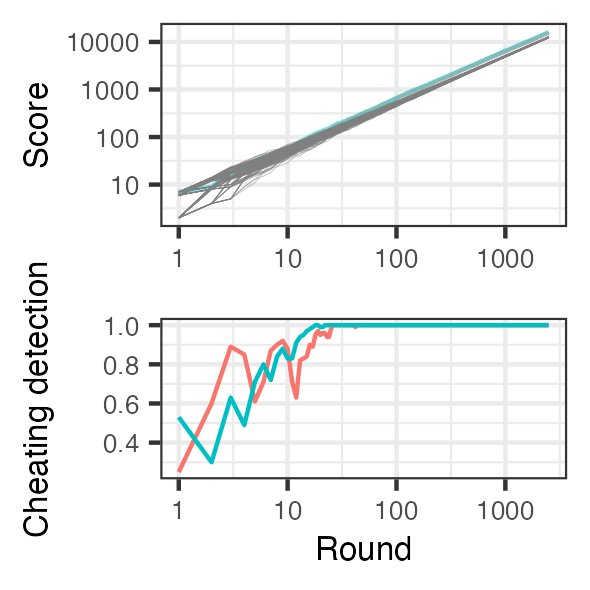

This figure's R source:
library(tidyverse)

input <- readLines("Day2/input.txt")

# part1 ####

rules <- c(RR = 1+3, RP = 2+6, RS = 3+0,
           PR = 1+0, PP = 2+3, PS = 3+6,
           SR = 1+6, SP = 2+0, SS = 3+3)

part1 <- function(input) {
  games <- input %>% str_replace_all(c("A"="R","B"="P","C"="S",
                                       "X"="R","Y"="P","Z"="S")) %>%
    str_remove_all(" ")

  points <- recode(games,!!!rules)
  sum(points)
}
part1(input)


# part2 ####
part2 <- function(input) {
  games <- input %>% str_replace_all(c("A"="R","B"="P","C"="S"))%>%
    str_remove_all(" ")

  strategy <- c(RX = "RS", RY = "RR", RZ = "RP",
                PX = "PR", PY = "PP", PZ = "PS",
                SX = "SP", SY = "SS", SZ = "SR")

  recode(games,!!!strategy) %>%
    recode(!!!rules) %>% sum()
}

part2(input)


# other solution
part1 <- function(input) {
  get_points <- function(game) {
    hands <- str_split(game," ", simplify = T)
    hands <- recode(hands, "A"=1,"B"=2,"C"=3,"X"=1,"Y"=2,"Z"=3)
    points <- hands[2]
    if(all(hands==c(1,2))|
       all(hands==c(2,3))|
       all(hands==c(3,1))) {points<-points+6}
    if(hands[1]==hands[2]) {points<-points+3}
    points
  }

  map_dbl(input, get_points) %>% sum()
}

part2 <-  function(input) {
  get_points <- function(game) {
    hands <- str_split(game," ", simplify = T)
    hands <- recode(hands, "A"=1,"B"=2,"C"=3,"X"=0,"Y"=3,"Z"=6)
    points <- hands[2]
    if(hands[2]==3) {points<-points+hands[1]}
    if(hands[2]==6) {
      if(hands[1]==1) {points<-points+2}
      if(hands[1]==2) {points<-points+3}
      if(hands[1]==3) {points<-points+1}
    }
    if(hands[2]==0) {
      if(hands[1]==1) {points<-points+3}
      if(hands[1]==2) {points<-points+1}
      if(hands[1]==3) {points<-points+2}
    }
    points
  }

  map_dbl(input, get_points) %>% sum()
}

part1(input)
part2(input)

# Visualization ####
getpoints1 <- function(input) {
  games <- input %>% str_replace_all(c("A"="R","B"="P","C"="S",
                                       "X"="R","Y"="P","Z"="S")) %>%
    str_remove_all(" ")

  points <- recode(games,!!!rules)
}
getpoints2 <- function(input) {
  games <- input %>% str_replace_all(c("A"="R","B"="P","C"="S"))%>%
    str_remove_all(" ")

  strategy <- c(RX = "RS", RY = "RR", RZ = "RP",
                PX = "PR", PY = "PP", PZ = "PS",
                SX = "SP", SY = "SS", SZ = "SR")

  recode(games,!!!strategy) %>%
    recode(!!!rules)
}

generate_random_game <- function(input) {
  randomhand <- sample(c("X","Y","Z"),length(input), replace = T)
  random_game <- str_sub(input,1,2) %>% str_c(randomhand)
  tibble(p1=getpoints1(random_game),
         p2=getpoints2(random_game))
}

random_results <- map_dfr(1:100, function(x) {
  generate_random_game(input) %>%
    mutate(X=x)
})


df <- tibble(p1=points1, p2=points2, X=0) %>%
  bind_rows(random_results) %>%
  group_by(X) %>%
  mutate(round=row_number(),
         cs1=cumsum(p1),
         cs2=cumsum(p2))

df2 <- df %>%
  select(round,cs1,cs2,X) %>%
  gather(part, points, c("cs1","cs2")) %>%
  mutate(color=ifelse(X==0,part,NA_character_),
         size=ifelse(X==0,.5,.1))

plot1 <- ggplot(df2) +
  geom_line(aes(x=round,y=points, col=color, group=interaction(X,part)),
            alpha=.5,
            size=df2$size,
            show.legend = F) +
  # facet_wrap(~part, scales="free") +
  theme_bw() +
  theme(panel.background = element_rect(fill = "transparent")) +
  scale_x_log10() +
  scale_y_log10() +
  labs(y="Score", x=NULL)

plot2 <- df2 %>%
  group_by(part, round) %>%
  summarise(p = mean(points[X==0]>points[X!=0])) %>%
  ggplot(aes(x=round,y=p, col=part)) +
  geom_line(show.legend = F) +
  # theme_void() +
  theme_bw() +
  theme(panel.background = element_rect(fill = "transparent")) +
  scale_x_log10() +
  labs(y="Cheating detection",x="Round")


image <- ggpubr::ggarrange(plot1,plot2, ncol = 1, align = "v")

ggsave(plot = image,
       dpi = 300,
       filename = "day2.png",
       device = "png",
       path = "Day2/",
       width = 10,
       height = 10, units = "cm")
